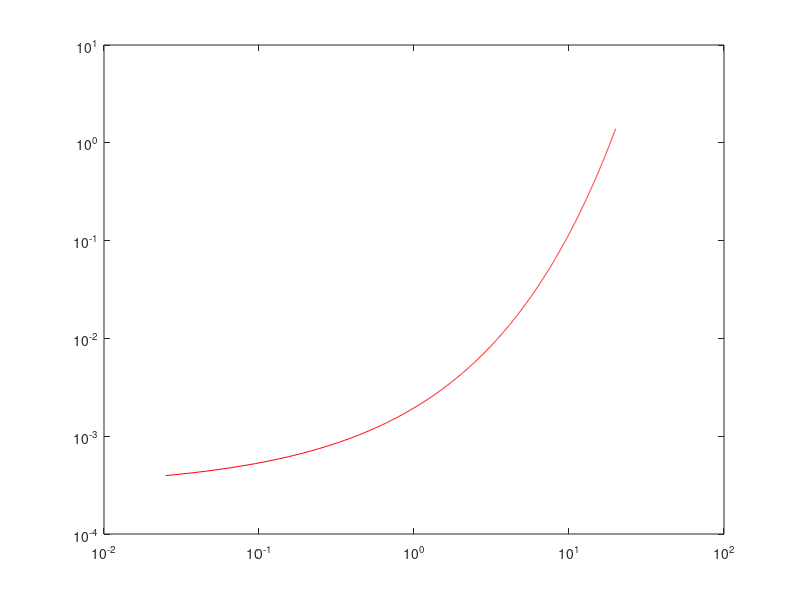

The MATLAB source for this figure:
function dlftest
% clc; close all;
lf = 0.02;
hf = 20;
% r = 20;
% f = linspace(lf,hf,r);
step = 0.01;
f = lf:step:hf;
n =length(f)
nDLF = lcfNDLF10 (f);
freturn = lcfInvNDLF10 (nDLF);

% fminus = freturn - f;
% figure
% plot(fminus)
% figure
% plot (f,freturn)

stepcomp = (hf - lf) /n;
dlf = lcfDLF10 (f);
dlfdif = diff(lcfNDLF10 (f))./step;
dlfrec = 1./dlfdif;
% ndlfoverf = (lcfNDLF10 (f))./f;

figure
% plot (f,dlf)
% hold on
plot (f(1:end-1)+step./2,dlfrec, 'r')
    set(gca,'YScale','log','XScale','log');

end

function DLF = lcfDLF10 (f)
% log DLM =(a*sqrt(f)+B)) Weir 1977
% DLM = 10^(a*sqrt(f)+B))
% for 40 dB SL
a = 0.026;
b = -0.533;
f = f.*1000;
DLF = 10.^(a*sqrt(f)+b);
DLF = DLF./1000;
end
function nDLF = lcfNDLF10 (f)
f = f.*1000;    % convert from kHz to Hz
% log df = exp(a*sqrt(f)+B)) Weir 1977
% for 40 dB SL
a = 0.026;
b = -0.533;
% log DLM =(a*sqrt(f)+B)) Weir 1977
% DLM = 10^(a*sqrt(f)+B)) = df/dx
% dx/df = 1/(10^(a*sqrt(x)+b))
% integral = x
% x = -(2^(1-b-a sqrt(x)) 5^(-b-a sqrt(x)) (1+a sqrt(x) log(10)))/(a^2 log^2(10))
nDLF = -(2.^(1-b-a .* sqrt(f)) .* 5.^(-b-a .* sqrt(f)) .* (1+a .* sqrt(f) .* log(10)))./(a.^2 .*(log(2)+log(5)).^2);
% nDLF = nDLF./1000;
end
function f = lcfInvNDLF10 (nDLF)
fs = 0:0.001:25;
fs = fs.*1000;  % convert from kHz to Hz
a = 0.026;
b = -0.533;

DLF = -(2.^(1-b-a .* sqrt(fs)) .* 5.^(-b-a .* sqrt(fs)) .* (1+a .* sqrt(fs) .* log(10)))./(a.^2 .*(log(2)+log(5)).^2);
f = interp1(DLF,fs,nDLF,'spline');
f = f./1000; % convert from Hz to kHz
end